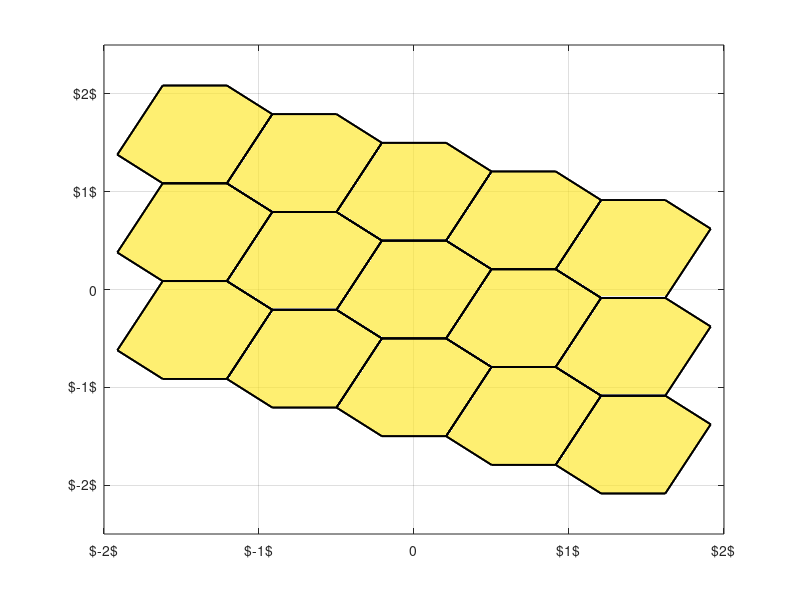

Here is the MATLAB script that generated this plot: (Note: this script raises an error after producing the figure.)
% SE(2) decomposition, p1 \ SE(2)
figure; hold on; 

for row = -1 : 3
    for col = 0 : 2
        
        tile = struct ('face_x', 0, 'face_y', 0, 'face_z', 0, 'face_center', 0);
        
        tile(1).face_x = [0.8284, -0.8284, -2.0, -0.8284, 0.8284, 2.0] + (row - 1) * (2 + 0.8284);
        tile(1).face_y = [-2.0, -2.0, -0.8284, 2.0, 2.0, 0.8284] - (row - 1) * (2 - 0.8284) + 4 * (col - 1);
        tile(1).face_z = pi * ones (1, 6);
        
        tile(2).face_x = [0.8284, -0.8284, -2.0, -0.8284, 0.8284, 2.0] + (row - 1) * (2 + 0.8284);
        tile(2).face_y = [-2.0, -2.0, -0.8284, 2.0, 2.0, 0.8284] - (row - 1) * (2 - 0.8284) + 4 * (col - 1);
        tile(2).face_z = -pi * ones (1, 6);
        
        tile(3).face_x = [tile(1).face_x(1), tile(1).face_x(2), tile(1).face_x(2), tile(1).face_x(1)];
        tile(3).face_y = [tile(1).face_y(1), tile(1).face_y(2), tile(1).face_y(2), tile(1).face_y(1)];
        tile(3).face_z = pi * [1.0, 1.0, -1.0, -1.0];
        
        tile(4).face_x = [tile(1).face_x(2), tile(1).face_x(3), tile(1).face_x(3), tile(1).face_x(2)];
        tile(4).face_y = [tile(1).face_y(2), tile(1).face_y(3), tile(1).face_y(3), tile(1).face_y(2)];
        tile(4).face_z = pi * [1.0, 1.0, -1.0, -1.0];
        
        tile(5).face_x = [tile(1).face_x(3), tile(1).face_x(4), tile(1).face_x(4), tile(1).face_x(3)];
        tile(5).face_y = [tile(1).face_y(3), tile(1).face_y(4), tile(1).face_y(4), tile(1).face_y(3)];
        tile(5).face_z = pi * [1.0, 1.0, -1.0, -1.0];
        
        tile(6).face_x = [tile(1).face_x(4), tile(1).face_x(5), tile(1).face_x(5), tile(1).face_x(4)];
        tile(6).face_y = [tile(1).face_y(4), tile(1).face_y(5), tile(1).face_y(5), tile(1).face_y(4)];
        tile(6).face_z = pi * [1.0, 1.0, -1.0, -1.0];
        
        tile(7).face_x = [tile(1).face_x(5), tile(1).face_x(6), tile(1).face_x(6), tile(1).face_x(5)];
        tile(7).face_y = [tile(1).face_y(5), tile(1).face_y(6), tile(1).face_y(6), tile(1).face_y(5)];
        tile(7).face_z = pi * [1.0, 1.0, -1.0, -1.0];
        
        tile(8).face_x = [tile(1).face_x(6), tile(1).face_x(1), tile(1).face_x(1), tile(1).face_x(6)];
        tile(8).face_y = [tile(1).face_y(6), tile(1).face_y(1), tile(1).face_y(1), tile(1).face_y(6)];
        tile(8).face_z = pi * [1.0, 1.0, -1.0, -1.0];
        
        for face_index = 1 : 2
            trisurf ([1, 2, 3, 4, 5, 6, 1],...
                tile(face_index).face_x, tile(face_index).face_y,...
                tile(face_index).face_z,...
                'FaceAlpha', 0.65, 'Linewidth', 1.3);
        end
        
        for face_index = 3 : 8
            trisurf ([1, 2, 3, 4, 1],...
                tile(face_index).face_x, tile(face_index).face_y,...
                tile(face_index).face_z,...
                'FaceAlpha', 0.65, 'Linewidth', 1.3);
        end
        
    end
end


xticks ([-8.0, -4.0, 0.0, 4.0, 8.0]);
xticklabels ({'$-2$', '$-1$', '0', '$1$', '$2$'});

yticks ([-8.0, -4.0, 0.0, 4.0, 8.0]);
yticklabels ({'$-2$', '$-1$', '0', '$1$', '$2$'});

zticks ([-pi, 0.0, pi]);
zticklabels ({'$-\pi$', '0', '$\pi$'});

grid on;
box on;

ax = gca;
ax.ZRuler.MinorTick = 'on';
ax.ZRuler.MinorTickValues = 0.5 * pi * [- 1.0, 1.0];
ax.ZRuler.MinorTickValuesMode = 'manual';
view (45, 25);

colormap summer;
set (gcf, 'color', 'w');

set (gca, 'TickLabelInterpreter', 'latex');
set (gca, 'FontSize', 25);
set (gca, 'Linewidth', 0.5);

xlabel ('$x$', 'interpreter', 'latex');
ylabel ('$y$', 'interpreter', 'latex');
zlabel ('$\theta$', 'interpreter', 'latex');
